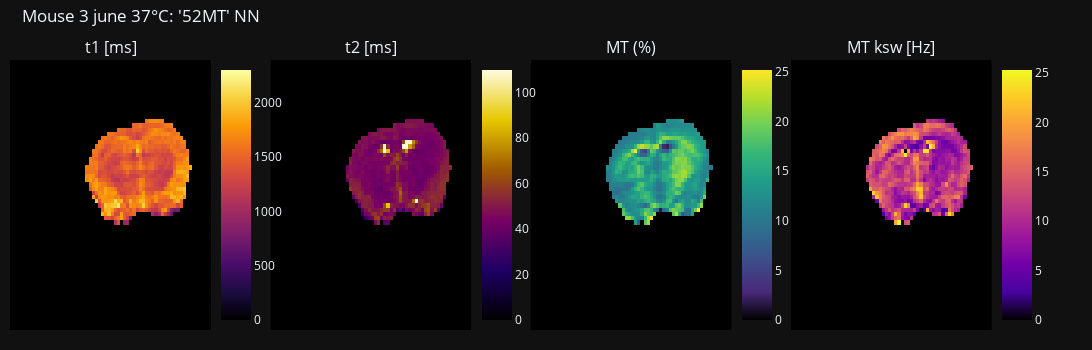

Source (notebook cell):
### Markdown cell above
# t1, t2 & MT plot #

### Code cell
# Create subplots with 1 row and 3 columns, increased horizontal spacing
fig = make_subplots(rows=1, cols=4, horizontal_spacing=0.06, subplot_titles=['t1 [ms]', 't2 [ms]', 'MT (%)', 'MT ksw [Hz]', 'Glu [mM]', 'Glu ksw [Hz]'])

# Add heatmaps for the three arrays
heatmap_t1 = go.Heatmap(z=t1*full_mask, colorscale=custom_viridis, coloraxis='coloraxis1')
heatmap_t2 = go.Heatmap(z=t2*full_mask, colorscale=custom_plasma, coloraxis='coloraxis2')
heatmap_mt_fs = go.Heatmap(z=quant_maps_mt['fs']*100*full_mask, colorscale=custom_viridis, coloraxis='coloraxis3')
heatmap_mt_ksw = go.Heatmap(z=quant_maps_mt['ksw']*full_mask, colorscale=custom_plasma, coloraxis='coloraxis4')

fig.add_trace(heatmap_t1, row=1, col=1)
fig.add_trace(heatmap_t2, row=1, col=2)
fig.add_trace(heatmap_mt_fs, row=1, col=3)
fig.add_trace(heatmap_mt_ksw, row=1, col=4)

fig.update_layout(
    template='plotly_dark',  # Set the theme to plotly dark
    title_text=f"Mouse {subject_i+1} {date} {temp}°C: '52MT' NN",
    showlegend=False,  # Hide legend
    height=350,  # 300
    width=1400,  # Set a width based on your preference
    margin=dict(l=10, r=100, t=60, b=20),  # Adjust top and bottom margins
    title=dict(x=0.02, y=0.97)  # Adjust the title position
)

# Add individual titles and separate colorbars
for i, title in enumerate([1, 2 ,3, 4], start=1):
    fig.update_xaxes(row=1, col=i, showgrid=False, showticklabels=False)
    fig.update_yaxes(showgrid=False, row=1, col=i, showticklabels=False, autorange='reversed')  # Reverse the y-axis

# Manually add separate colorbars
f_const = 3 / 110000
colorbar_t1 = {'colorscale': custom_plotly3, 'cmin': 0, 'cmax': 2300} #, 'cmin': 0, 'cmax': f_lims[1]/f_const}
colorbar_t2 = {'colorscale': custom_aggrnyl, 'cmin': 0, 'cmax': 110} #, 'cmin': k_lims[0], 'cmax': k_lims[1]}
colorbar_fs = {'colorscale': custom_viridis} #, 'cmin': 0, 'cmax': f_lims[1]/f_const}
colorbar_ksw = {'colorscale': custom_plasma} #, 'cmin': k_lims[0], 'cmax': k_lims[1]}

fig.update_layout(
    coloraxis1=colorbar_t1,
    coloraxis2=colorbar_t2,
    coloraxis3=colorbar_fs,
    coloraxis4=colorbar_ksw,
    coloraxis_colorbar=dict(x=0.205, y=0.5),
    coloraxis2_colorbar=dict(x=0.47, y=0.5),
    coloraxis3_colorbar=dict(x=0.735, y=0.5),
    coloraxis4_colorbar=dict(x=1, y=0.5),
)

# Show the plot
fig.show()

pio.write_image(fig, f'{subject_image_path}/mt_sequential.jpeg')  # there are 2 types

### Figure 1 — Plotly figure (JSON) as saved in the notebook; plotly's stock layout.template omitted (floating-point values rounded to 4 significant figures; data arrays with more than 128 entries replaced by an {"elided": "..."} marker saying what was removed)
{"data": [{"coloraxis": "coloraxis", "colorscale": [[0.0, "#000000"], [0.1111, "#482878"], [0.2222, "#3e4989"], [0.3333, "#31688e"], [0.4444, "#26828e"], [0.5556, "#1f9e89"], [0.6667, "#35b779"], [0.7778, "#6ece58"], [0.8889, "#b5de2b"], [1.0, "#fde725"]], "z": {"elided": "64x64 float values"}, "type": "heatmap", "xaxis": "x", "yaxis": "y"}, {"coloraxis": "coloraxis2", "colorscale": [[0.0, "#000000"], [0.1111, "#46039f"], [0.2222, "#7201a8"], [0.3333, "#9c179e"], [0.4444, "#bd3786"], [0.5556, "#d8576b"], [0.6667, "#ed7953"], [0.7778, "#fb9f3a"], [0.8889, "#fdca26"], [1.0, "#f0f921"]], "z": {"elided": "64x64 float values"}, "type": "heatmap", "xaxis": "x2", "yaxis": "y2"}, {"coloraxis": "coloraxis3", "colorscale": [[0.0, "#000000"], [0.1111, "#482878"], [0.2222, "#3e4989"], [0.3333, "#31688e"], [0.4444, "#26828e"], [0.5556, "#1f9e89"], [0.6667, "#35b779"], [0.7778, "#6ece58"], [0.8889, "#b5de2b"], [1.0, "#fde725"]], "z": {"elided": "64x64 float values"}, "type": "heatmap", "xaxis": "x3", "yaxis": "y3"}, {"coloraxis": "coloraxis4", "colorscale": [[0.0, "#000000"], [0.1111, "#46039f"], [0.2222, "#7201a8"], [0.3333, "#9c179e"], [0.4444, "#bd3786"], [0.5556, "#d8576b"], [0.6667, "#ed7953"], [0.7778, "#fb9f3a"], [0.8889, "#fdca26"], [1.0, "#f0f921"]], "z": {"elided": "64x64 float values"}, "type": "heatmap", "xaxis": "x4", "yaxis": "y4"}], "layout": {"xaxis": {"anchor": "y", "domain": [0.0, 0.205], "showgrid": false, "showticklabels": false}, "yaxis": {"anchor": "x", "domain": [0.0, 1.0], "showgrid": false, "showticklabels": false, "autorange": "reversed"}, "xaxis2": {"anchor": "y2", "domain": [0.265, 0.47], "showgrid": false, "showticklabels": false}, "yaxis2": {"anchor": "x2", "domain": [0.0, 1.0], "showgrid": false, "showticklabels": false, "autorange": "reversed"}, "xaxis3": {"anchor": "y3", "domain": [0.53, 0.735], "showgrid": false, "showticklabels": false}, "yaxis3": {"anchor": "x3", "domain": [0.0, 1.0], "showgrid": false, "showticklabels": false, "autorange": "reversed"}, "xaxis4": {"anchor": "y4", "domain": [0.795, 1.0], "showgrid": false, "showticklabels": false}, "yaxis4": {"anchor": "x4", "domain": [0.0, 1.0], "showgrid": false, "showticklabels": false, "autorange": "reversed"}, "annotations": [{"font": {"size": 16}, "showarrow": false, "text": "t1 [ms]", "x": 0.1025, "xanchor": "center", "xref": "paper", "y": 1.0, "yanchor": "bottom", "yref": "paper"}, {"font": {"size": 16}, "showarrow": false, "text": "t2 [ms]", "x": 0.3675, "xanchor": "center", "xref": "paper", "y": 1.0, "yanchor": "bottom", "yref": "paper"}, {"font": {"size": 16}, "showarrow": false, "text": "MT (%)", "x": 0.6325, "xanchor": "center", "xref": "paper", "y": 1.0, "yanchor": "bottom", "yref": "paper"}, {"font": {"size": 16}, "showarrow": false, "text": "MT ksw [Hz]", "x": 0.8975, "xanchor": "center", "xref": "paper", "y": 1.0, "yanchor": "bottom", "yref": "paper"}], "title": {"text": "Mouse 3 june 37°C: '52MT' NN", "x": 0.02, "y": 0.97}, "margin": {"l": 10, "r": 100, "t": 60, "b": 20}, "showlegend": false, "height": 350, "width": 1400, "coloraxis": {"colorbar": {"x": 0.205, "y": 0.5}, "colorscale": [[0.0, "#000000"], [0.1111, "#1b0c41"], [0.2222, "#4a0c6b"], [0.3333, "#781c6d"], [0.4444, "#a52c60"], [0.5556, "#cf4446"], [0.6667, "#ed6925"], [0.7778, "#fb9b06"], [0.8889, "#f7d13d"], [1.0, "#fcffa4"]], "cmin": 0, "cmax": 2300}, "coloraxis2": {"colorscale": [[0.0, "#000000"], [0.2, "rgb(30,0,100)"], [0.4, "rgb(120,0,100)"], [0.6, "rgb(160,90,0)"], [0.8, "rgb(230,200,0)"], [1.0, "rgb(255,250,220)"]], "cmin": 0, "cmax": 110, "colorbar": {"x": 0.47, "y": 0.5}}, "coloraxis3": {"colorscale": [[0.0, "#000000"], [0.1111, "#482878"], [0.2222, "#3e4989"], [0.3333, "#31688e"], [0.4444, "#26828e"], [0.5556, "#1f9e89"], [0.6667, "#35b779"], [0.7778, "#6ece58"], [0.8889, "#b5de2b"], [1.0, "#fde725"]], "colorbar": {"x": 0.735, "y": 0.5}}, "coloraxis4": {"colorscale": [[0.0, "#000000"], [0.1111, "#46039f"], [0.2222, "#7201a8"], [0.3333, "#9c179e"], [0.4444, "#bd3786"], [0.5556, "#d8576b"], [0.6667, "#ed7953"], [0.7778, "#fb9f3a"], [0.8889, "#fdca26"], [1.0, "#f0f921"]], "colorbar": {"x": 1, "y": 0.5}}}}
